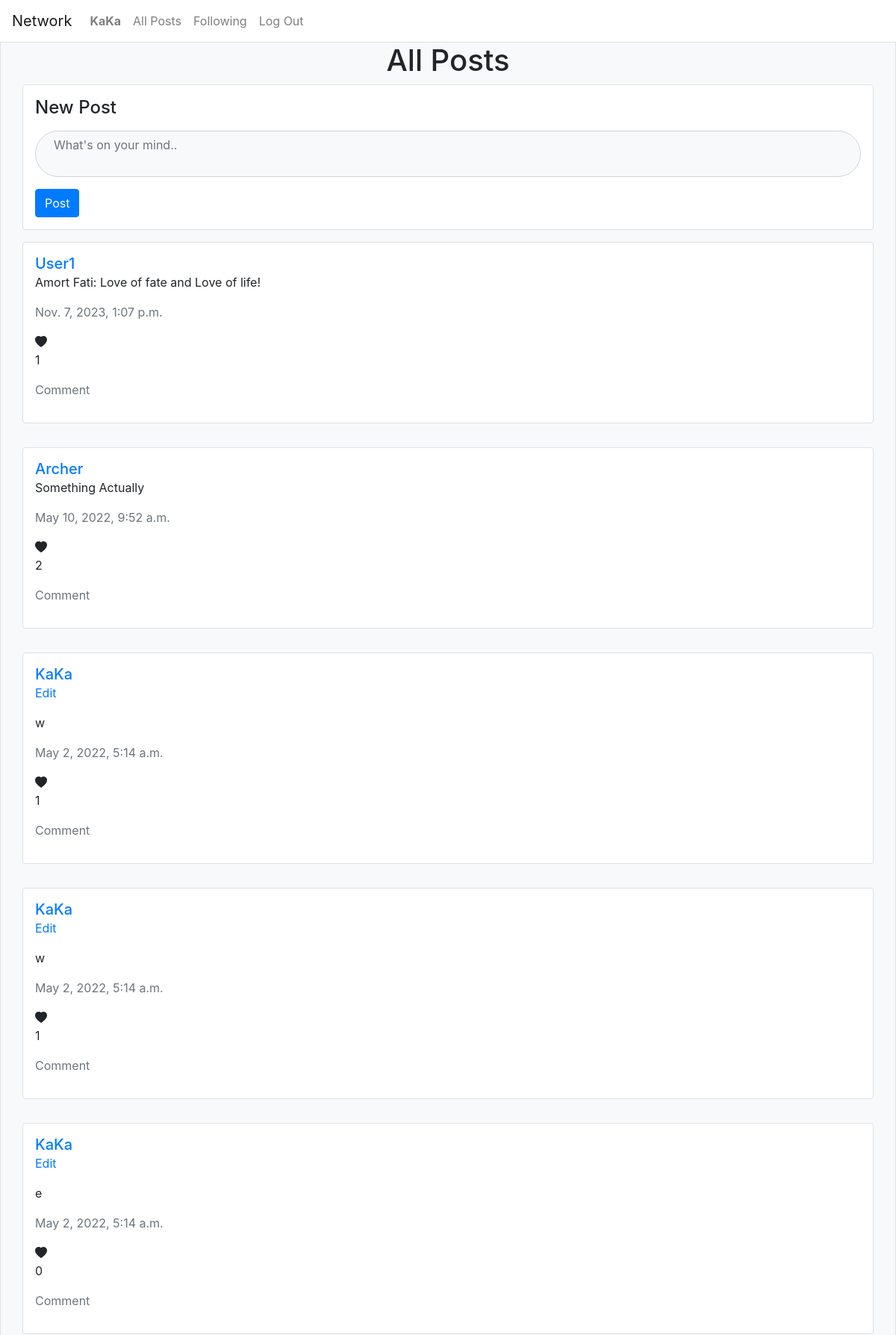
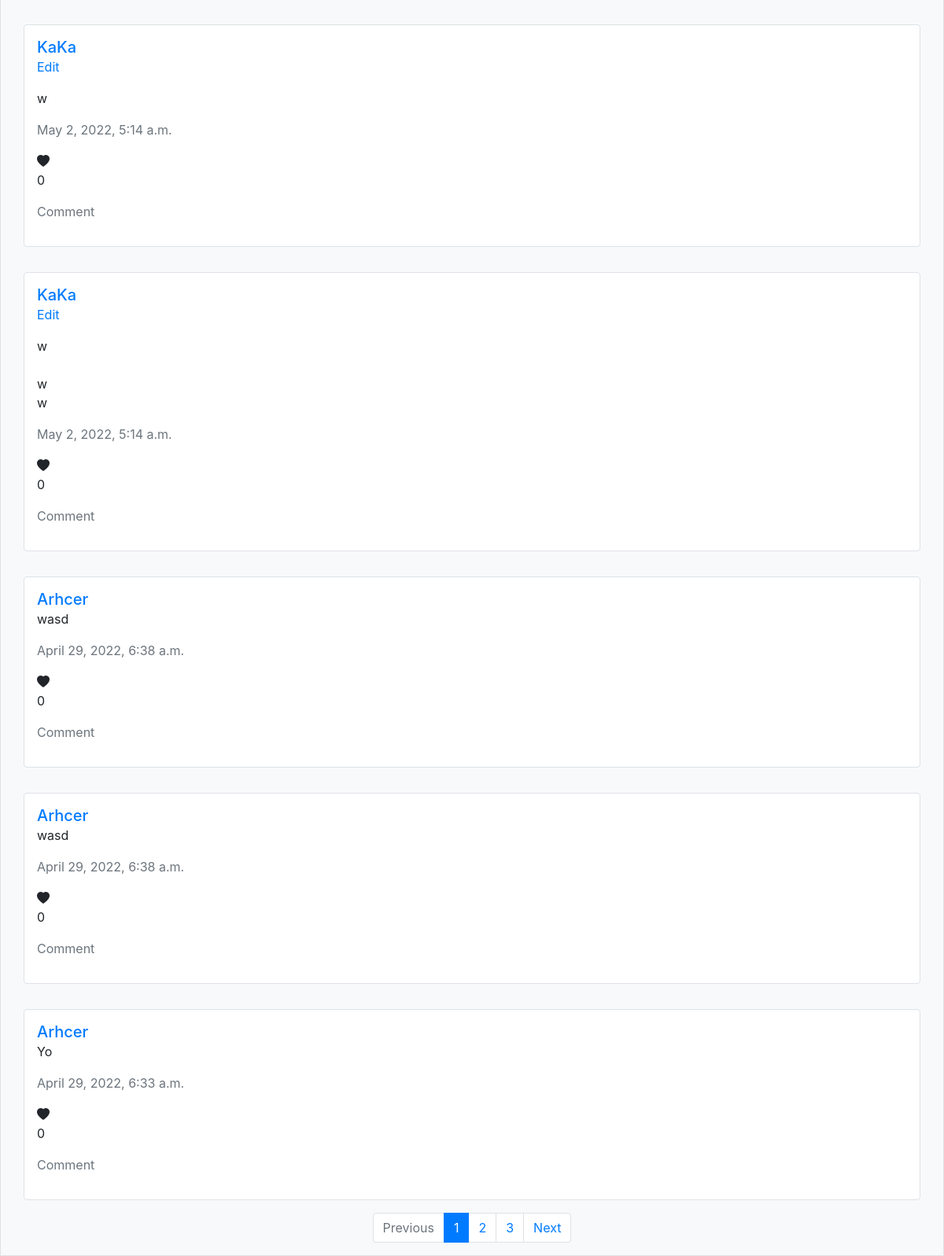
Screenshot of / (signed in) with the database file from the repository (2 pictures, top to bottom).
### network/models.py (models this page shows, shortened)
class User(AbstractUser):
    following = models.ManyToManyField(
        "self", null=True, blank=True, symmetrical=False, related_name="follower")
    liked_post = models.ManyToManyField(
        "Post", null=True, blank=True, related_name="liked_user")
    liked_comment = models.ManyToManyField(
        "Comment", null=True, blank=True, related_name="liked_user")

class BaseModel(models.Model):
    content = models.TextField()
    likes = models.PositiveIntegerField(default=0)
    date_created = models.DateTimeField(auto_now_add=True)
    class Meta:
        abstract = True

class Post(BaseModel):
    author = models.ForeignKey(
        settings.AUTH_USER_MODEL, null=True, on_delete=models.SET_NULL, related_name="post")

### network/views.py (the view)
# urls.py: path("", views.index, name="index"),
def index(request):
    posts = Post.objects.all().order_by("-date_created")
    paginator = Paginator(posts, 10)
    page_number = request.GET.get("pnum", 1)
    page_obj = paginator.get_page(page_number)
    if request.user.is_authenticated:
        for obj in page_obj:
            obj.is_liked = request.user.liked_post.filter(pk=obj.id).exists()
    return render(request, "network/index.html", {
        "page_obj": page_obj,
        "title": "All Posts",
        "name": "index"
    })

### network/templates/network/index.html (shortened to what this page needs)
{% extends "network/layout.html" %}
{% block body %}
    <h1 class="text-left">{{ title }}</h1>
    <div class="container p-3 rounded border border-1 bg-white">
        <form action="{% url 'post' %}" method="POST">
            <label for="post-content" class="form-label h4 mb-3">New Post</label>
            <textarea id="post-content" class="form-control mb-3 px-4 rounded-pill word-break bg-light" name="content" rows="2" placeholder="What's on your mind.." class="form-control" required></textarea>
            <input type="submit" value="Post" class="btn btn-primary">
        </form>
    </div>
    {% include "network/content.html" %}
{% endblock %}

### network/templates/network/layout.html (shortened to what this page needs)
{% load static %}
<!DOCTYPE html>
<html lang="en">
    <head>
        <link rel="stylesheet" type="text/css" href="{% static 'network/styles.css' %}?{% now 'U' %}" >
        <link rel="stylesheet" href="https://stackpath.bootstrapcdn.com/bootstrap/4.4.1/css/bootstrap.min.css">
        <link rel="stylesheet" href="https://cdn.jsdelivr.net/npm/bootstrap-icons@1.8.1/font/bootstrap-icons.css">
    </head>
    <body class="bg-light">
        <nav class="navbar navbar-expand-lg navbar-light bg-white">
            <a class="navbar-brand" href="#">Network</a>
            <div>
              <ul class="navbar-nav mr-auto">
                {% if user.is_authenticated %}
                    <li class="nav-item">
                        <a class="nav-link" href="{% url 'profile' user.id %}"><strong>{{ user.username }}</strong></a>
                    </li>
                {% endif %}
                <li class="nav-item">
                  <a class="nav-link" href="{% url 'index' %}">All Posts</a>
                </li>
                {% if user.is_authenticated %}
                    <li class="nav-item">
                        <a class="nav-link" href="{% url 'following' %}">Following</a>
                    </li>
                    <li class="nav-item">
                        <a class="nav-link" href="{% url 'logout' %}">Log Out</a>
                    </li>
                {% endif %}
              </ul>
            </div>
          </nav>
        <div class="body d-flex flex-column align-items-center border border-1">
            {% block body %}
            {% endblock %}
        </div>
    </body>
</html>

### network/templates/network/content.html
{% for post in page_obj %}
    <div class="container my-3 p-3 rounded border border-1 bg-white">
        <a href="{% url 'profile' post.author.id %}" class="h5">{{ post.author.username }}</a>
        <div class="content-container" data-id="{{ post.id }}">
            {% if post.author == request.user %}
                <p class="edit-post-btn text-primary">Edit</p>
            {% endif %}
            <p class="content">{{ post.content }}</p>
        </div>
        <p class="date-created text-muted">{{ post.date_created }}</p>
        {% if post.is_liked %}
            <i class="like-post-btn bi bi-heart-fill" style="color: red" data-id="{{ post.id }}"></i>
        {% else %}
            <i class="like-post-btn bi bi-heart-fill" data-id="{{ post.id }}"></i>
        {% endif %}
        <p class="like-count">{{ post.likes }}</p>
        <p class="comment text-muted" data-id="{{ post.id }}">Comment</p>
    </div>
{% empty %}
    <h1>No post yet.</h1>
{% endfor %}
<nav aria-label="Page navigation">
    <ul class="pagination">
        {% if page_obj.has_previous %}
            <li class="page-item"><a class="page-link" href="?pnum={{ page_obj.previous_page_number }}">Previous</a></li>
        {% else %}
            <li class="page-item disabled"><a class="page-link" href="#">Previous</a></li>
        {% endif %}
        {% for i in page_obj.paginator.page_range %}
            {% if i <= page_obj.number|add:2 and i >= page_obj.number|add:-2 %}
                {% if i == page_obj.number %}
                    <li class="page-item active"><a class="page-link" href="?pnum={{ i }}">{{ i }}</a></li>
                {% else %}
                    <li class="page-item"><a class="page-link" href="?pnum={{ i }}">{{ i }}</a></li>
                {% endif %}
            {% endif %}
        {% endfor %}
        {% if page_obj.has_next %}
            <li class="page-item"><a class="page-link" href="?pnum={{ page_obj.next_page_number }}">Next</a></li>
        {% else %}
            <li class="page-item disabled"><a class="page-link" href="#">Next</a></li>
        {% endif %}
    </ul>
</nav>

### network/static/network/styles.css (style rules this page uses)
textarea.form-control { resize: none; }
.content { word-wrap: break-word; white-space: pre-wrap; word-break: break-word; }
.like-post-btn, .like-comment-btn, .edit-post-btn, .comment { user-select: none; cursor: pointer; }

### rows the page displays
User: username "KaKa"
Post: author.username "User1", content "Amort Fati: Love of fate and Love of life!", date_created "Nov. 7, 2023, 1:07 p.m.", likes "1"
Post: author.username "Archer", content "Something Actually", date_created "May 10, 2022, 9:52 a.m.", likes "2"
Post: author.username "KaKa", shows "Edit", content "w", date_created "May 2, 2022, 5:14 a.m.", likes "1"
Post: author.username "KaKa", shows "Edit", content "w", date_created "May 2, 2022, 5:14 a.m.", likes "1"
Post: author.username "KaKa", shows "Edit", content "e", date_created "May 2, 2022, 5:14 a.m.", likes "0"
Post: author.username "KaKa", shows "Edit", content "w", date_created "May 2, 2022, 5:14 a.m.", likes "0"
Post: author.username "KaKa", shows "Edit", content "w w w", date_created "May 2, 2022, 5:14 a.m.", likes "0"
Post: author.username "Arhcer", content "wasd", date_created "April 29, 2022, 6:38 a.m.", likes "0"
Post: author.username "Arhcer", content "wasd", date_created "April 29, 2022, 6:38 a.m.", likes "0"
Post: author.username "Arhcer", content "Yo", date_created "April 29, 2022, 6:33 a.m.", likes "0"

### other values shown
{{ title }} "All Posts"
{{ i }} "1"
{{ i }} "2" "3"
